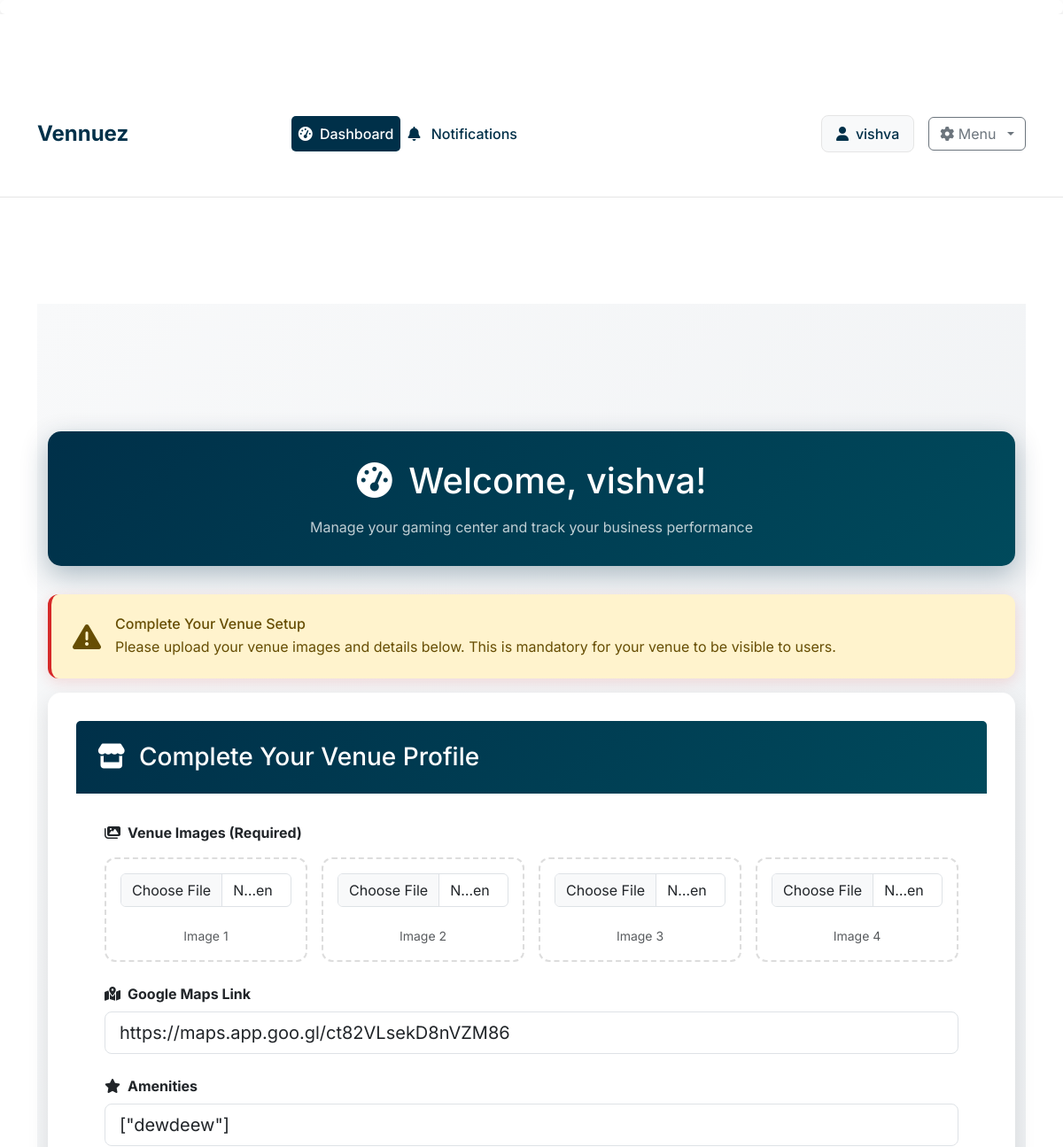
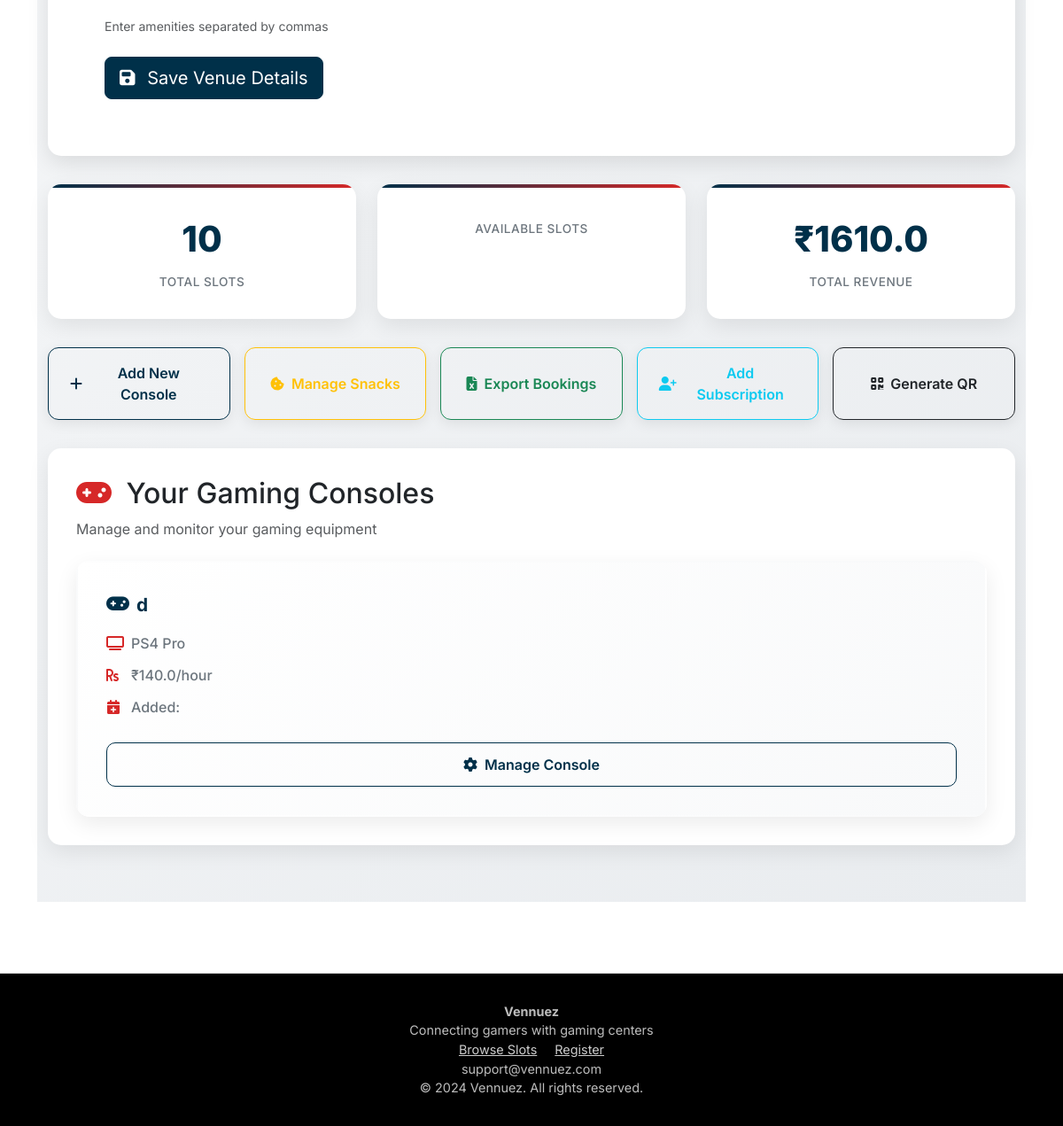
Screenshot of /dashboard (signed in) with the database file from the repository (2 pictures, top to bottom).
### models.py (models this page shows, shortened)
class Owner(UserMixin, db.Model):
    __tablename__ = 'owners'
    id = db.Column(db.Integer, primary_key=True)
    username = db.Column(db.String(80), unique=True, nullable=False)
    email = db.Column(db.String(120), unique=True, nullable=False)
    password_hash = db.Column(db.String(256), nullable=False)
    phone = db.Column(db.String(20), nullable=False)
    gaming_center_name = db.Column(db.String(200), nullable=False)
    address = db.Column(db.String(255), nullable=True)
    active = db.Column(db.Boolean, default=True)
    created_at = db.Column(db.DateTime, default=datetime.utcnow)
    latitude = db.Column(db.Float, nullable=True)
    longitude = db.Column(db.Float, nullable=True)
    google_maps_link = db.Column(db.String(500), nullable=True)
    amenities = db.Column(db.Text, nullable=True)  # Stored as JSON string
    venue_image1 = db.Column(db.String(500), nullable=True)
    venue_image2 = db.Column(db.String(500), nullable=True)
    venue_image3 = db.Column(db.String(500), nullable=True)
    venue_image4 = db.Column(db.String(500), nullable=True)
    images_uploaded = db.Column(db.Boolean, default=False)
    consoles = db.relationship('Console', backref='owner', lazy=True, cascade='all, delete-orphan')
    subscriptions = db.relationship("Subscription", back_populates="owner", cascade="all, delete")

class Console(db.Model):
    __tablename__ = 'consoles'
    id = db.Column(db.Integer, primary_key=True)
    name = db.Column(db.String(100), nullable=False)
    console_type = db.Column(db.String(50), nullable=False)
    hourly_rate = db.Column(db.Float, nullable=False)  # Rate per person per hour
    is_available = db.Column(db.Boolean, default=True)
    created_at = db.Column(db.DateTime, default=datetime.utcnow)
    owner_id = db.Column(db.Integer, db.ForeignKey('owners.id'), nullable=False)
    slots = db.relationship('TimeSlot', backref='console', lazy=True, cascade='all, delete-orphan')

### routes.py (the view)
@app.route('/dashboard')
@login_required
@venue_details_required
def dashboard():
    owner = Owner.query.get(current_user.id)
    consoles = Console.query.filter_by(owner_id=owner.id).all()
    total_slots = 0
    booked_slots = 0
    total_revenue = 0
    for console in consoles:
        slots = TimeSlot.query.filter_by(console_id=console.id).all()
        total_slots += len(slots)
        for slot in slots:
            if slot.is_booked:
                booked_slots += 1
                total_revenue += slot.total_amount
    stats = {
        'total_consoles': len(consoles),
        'total_slots': total_slots,
        'booked_slots': booked_slots,
        'total_revenue': total_revenue,
        'booking_rate': (booked_slots / total_slots * 100) if total_slots > 0 else 0,
        'advance_collected': sum(slot.advance_paid for console in consoles for slot in console.slots if slot.is_booked)
    }
    venue_details_complete = (owner.images_uploaded and
                              owner.google_maps_link and
                              owner.amenities)
    return render_template('dashboard.html', owner=owner, consoles=consoles, stats=stats, venue_details_complete=venue_details_complete)

### templates/dashboard.html (shortened to what this page needs)
{% extends "base.html" %}
{% block content %}
<section class="dashboard-page">
    <div class="container" style="max-width: 1200px;">
        <div class="welcome-header">
            <div class="text-center">
                <h1 class="mb-3">
                    <i class="fas fa-tachometer-alt me-2"></i>
                    Welcome, {{ owner.username }}!
                </h1>
                <p class="mb-0 opacity-75">Manage your gaming center and track your business performance</p>
            </div>
        </div>
        {% if not owner.images_uploaded %}
        <div class="alert alert-warning alert-modern" role="alert">
            <div class="d-flex align-items-center">
                <i class="fas fa-exclamation-triangle fa-2x me-3"></i>
                <div>
                    <h6 class="mb-1">Complete Your Venue Setup</h6>
                    <p class="mb-0">Please upload your venue images and details below. This is mandatory for your venue to be visible to users.</p>
                </div>
            </div>
        </div>
        {% endif %}
        {% if not venue_details_complete %}
        <div class="card venue-details-card">
            <div class="card-header">
                <h3 class="mb-0">
                    <i class="fas fa-store me-2"></i>
                    Complete Your Venue Profile
                </h3>
            </div>
            <div class="card-body">
                <form action="{{ url_for('upload_venue_details') }}" method="POST" enctype="multipart/form-data">
                    <div class="mb-4">
                        <label class="form-label fw-bold mb-3">
                            <i class="fas fa-images me-2"></i>Venue Images (Required)
                        </label>
                        <div class="image-upload-grid">
                            {% for i in range(1, 5) %}
                            <div class="image-upload-item">
                                <input type="file" name="image{{ i }}" class="form-control" accept="image/*"
                                       {% if not owner['venue_image' + i|string] %}required{% endif %}>
                                <small class="text-muted">Image {{ i }}</small>
                            </div>
                            {% endfor %}
                        </div>
                    </div>
                    <div class="mb-4">
                        <label class="form-label fw-bold">
                            <i class="fas fa-map-marked-alt me-2"></i>Google Maps Link
                        </label>
                        <input type="url" name="google_maps_link" class="form-control form-control-lg"
                               value="{{ owner.google_maps_link or '' }}"
                               placeholder="Enter Google Maps link to your venue">
                    </div>
                    <div class="mb-4">
                        <label class="form-label fw-bold">
                            <i class="fas fa-star me-2"></i>Amenities
                        </label>
                        <input type="text" name="amenities" class="form-control form-control-lg"
                               value="{{ owner.amenities or '' }}"
                               placeholder="e.g., WiFi, Parking, Air Conditioning, Refreshments">
                        <div class="form-text">Enter amenities separated by commas</div>
                    </div>
                    <button type="submit" class="btn btn-primary btn-lg">
                        <i class="fas fa-save me-2"></i> Save Venue Details
                    </button>
                </form>
            </div>
        </div>
        {% endif %}
        <div class="stats-grid">
            <div class="stat-card">
                <span class="stat-number">{{ stats.total_slots }}</span>
                <div class="stat-label">Total Slots</div>
            </div>
            <div class="stat-card">
                <div class="stat-label">Available Slots</div>
            </div>
            <div class="stat-card">
                <span class="stat-number">₹{{ stats.total_revenue }}</span>
                <div class="stat-label">Total Revenue</div>
            </div>
        </div>
        <div class="action-buttons">
            <a href="{{ url_for('add_console') }}" class="btn btn-outline-primary action-btn">
                <i class="fas fa-plus"></i> Add New Console
            </a>
            <a href="{{ url_for('manage_snacks') }}" class="btn btn-outline-warning action-btn">
                <i class="fas fa-cookie-bite"></i> Manage Snacks
            </a>
            <a href="{{ url_for('export_bookings') }}" class="btn btn-outline-success action-btn">
                <i class="fas fa-file-excel"></i> Export Bookings
            </a>
            <a href="{{ url_for('add_subscription') }}" class="btn btn-outline-info action-btn">
                <i class="fas fa-user-plus"></i> Add Subscription
            </a>
            <a href="{{ url_for('generate_qr') }}" class="btn btn-outline-dark action-btn">
                <i class="fas fa-qrcode"></i> Generate QR
            </a>
        </div>
        <div class="consoles-section">
            <h2 class="mb-0">
                <i class="fas fa-gamepad me-2" style="color: var(--accent);"></i>
                Your Gaming Consoles
            </h2>
            <p class="text-muted mt-2">Manage and monitor your gaming equipment</p>
            {% if consoles %}
            <div class="consoles-grid">
                {% for console in consoles %}
                <div class="console-card">
                    <div class="console-name">
                        <i class="fas fa-gamepad"></i>
                        {{ console.name }}
                    </div>
                    <div class="console-detail">
                        <i class="fas fa-tv"></i>
                        <span>{{ console.console_type }}</span>
                    </div>
                    <div class="console-detail">
                        <i class="fas fa-rupee-sign"></i>
                        <span>₹{{ console.hourly_rate }}/hour</span>
                    </div>
                    <div class="console-detail">
                        <i class="fas fa-calendar-plus"></i>
                        <span>Added: {{ console.added_on }}</span>
                    </div>
                    <a href="{{ url_for('console_details', console_id=console.id) }}"
                       class="btn btn-outline-primary manage-btn">
                        <i class="fas fa-cog me-2"></i>Manage Console
                    </a>
                </div>
                {% endfor %}
            </div>
            {% endif %}
        </div>
    </div>
</section>
{% endblock %}

### templates/base.html (shortened to what this page needs)
<!DOCTYPE html>
<html lang="en">
<head>
  <link rel="stylesheet" href="https://cdnjs.cloudflare.com/ajax/libs/font-awesome/6.0.0/css/all.min.css">
  <div id="flash-msg" class="hidden bg-yellow-200 text-black rounded px-4 py-2 shadow fixed top-4 right-4 z-50"></div>
  <link rel="stylesheet" href="{{ url_for('static', filename='css/main.css') }}">
  <link rel="stylesheet" href="https://cdnjs.cloudflare.com/ajax/libs/font-awesome/6.4.0/css/all.min.css" />
  <link href="https://cdn.jsdelivr.net/npm/bootstrap@5.3.0/dist/css/bootstrap.min.css" rel="stylesheet" />
</head>
<body>
  <nav class="navbar navbar-expand-lg">
    <div class="container">
      <a class="navbar-brand" href="{{ url_for('index') }}">Vennuez</a>
      <div class="collapse navbar-collapse" id="navbarNav">
        <ul class="navbar-nav">
          {% if current_user.is_authenticated %}
            {% if session.user_type != 'owner' %}
              <li class="nav-item">
  <a class="nav-link position-relative" href="{{ url_for('user_notifications') }}">
    <i class="fas fa-bell"></i>
    Notifications
    {% if current_user.is_authenticated and current_user.notifications|selectattr('is_read', 'equalto', False)|list|length > 0 %}
      <span class="badge badge-pill badge-danger" style="position:absolute; top:0; right:0; font-size: 0.6rem;">
        {{ current_user.notifications|selectattr('is_read', 'equalto', False)|list|length }}
      </span>
    {% endif %}
  </a>
</li>
            {% elif session.user_type == 'owner' %}
              <li class="nav-item">
                <a href="{{ url_for('dashboard') }}" class="nav-link {% if request.endpoint == 'dashboard' %}active{% endif %}">
                  <i class="fas fa-tachometer-alt me-1"></i> Dashboard
                </a>
              </li>
              <li class="nav-item">
                <a href="{{ url_for('all_notifications') }}" class="nav-link" title="View Notifications">
                  <i class="fas fa-bell me-2"></i>
                  Notifications
                </a>
              </li>
            {% endif %}
          {% endif %}
        </ul>
        <div class="auth-section ms-auto">
          {% if current_user.is_authenticated %}
            <div class="user-info">
              <i class="fas fa-user"></i>
              <span>{{ current_user.username }}</span>
            </div>
            <div class="dropdown">
              <button class="btn btn-outline-secondary dropdown-toggle" type="button" data-bs-toggle="dropdown" aria-expanded="false">
                <i class="fas fa-cog"></i> Menu
              </button>
            </div>
          {% endif %}
        </div>
      </div>
    </div>
  </nav>
  <main class="container my-4">
    {% block content %}{% endblock %}
  </main>
  <footer class="footer">
    <div>
      <strong>Vennuez</strong><br />
      Connecting gamers with gaming centers<br />
      <a href="{{ url_for('available_slots') }}" style="color:#ccc; margin-right:1rem;">Browse Slots</a>
      <a href="{{ url_for('register') }}" style="color:#ccc;">Register</a><br />
      support@vennuez.com<br />
      &copy; 2024 Vennuez. All rights reserved.
    </div>
  </footer>
</body>
</html>

### rows the page displays
Owner: username "vishva", google_maps_link "https://maps.app.goo.gl/ct82VLsekD8nVZM86", amenities "[\"dewdeew\"]"
Console: name "d", console_type "PS4 Pro", hourly_rate "140.0"

### other values shown
{{ i }} "1" "2" "3" "4"
{{ stats.total_slots }} "10"
{{ stats.total_revenue }} "1610.0"
